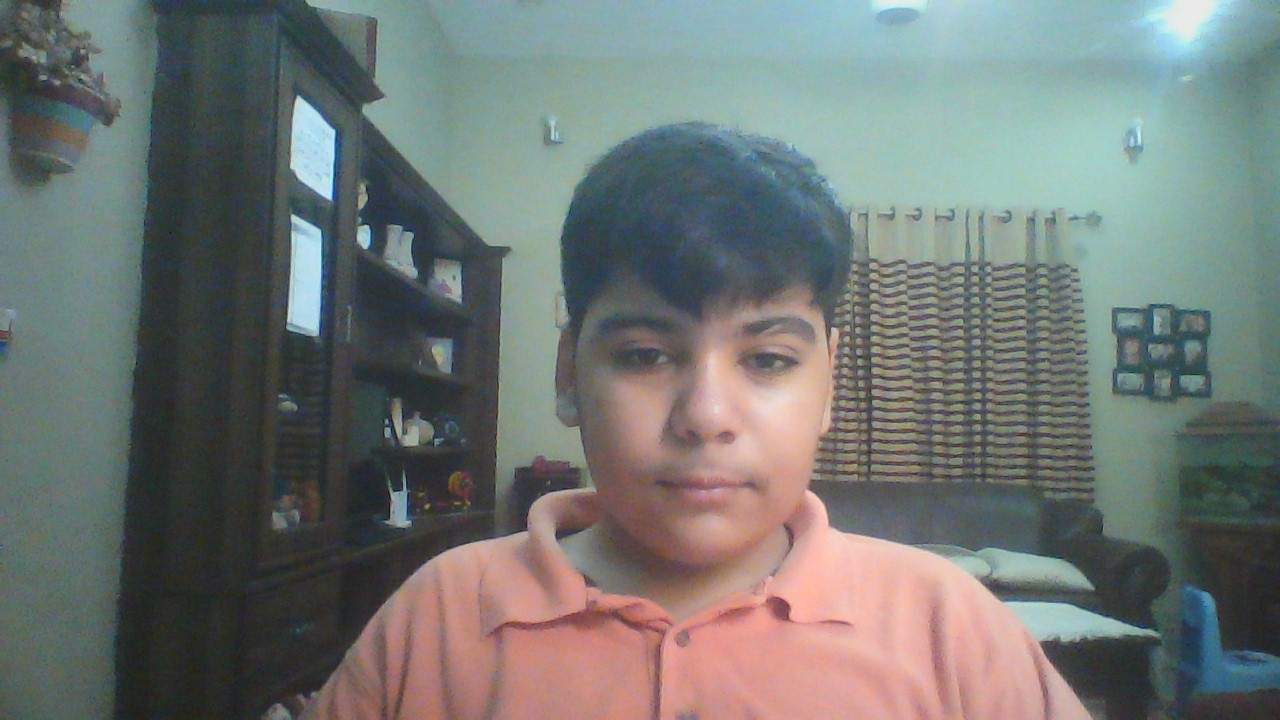
#> input picture Python-Face-Recognition/WIN_20200729_02_15_38_Pro.jpg, 1280 x 720 px
$ python main.py
#> lines starting #> are read from the running program, lines starting #| are printed output that depends on the picture
import cv2

# Loading The Cascade File
face_cascade = cv2.CascadeClassifier('haarcascade_frontalface_default.xml')

# Reading the Input Image
image = cv2.imread('WIN_20200729_02_15_38_Pro.jpg')
#> image is the input picture: shape (720, 1280, 3); mean B, G, R 115.9, 118.5, 113.5

# Resizing the Image
img = cv2.resize(image, None, fx=0.6, fy=0.6)

# Converting the image into grayscale image
imgGray = cv2.cvtColor(img, cv2.COLOR_BGR2GRAY)
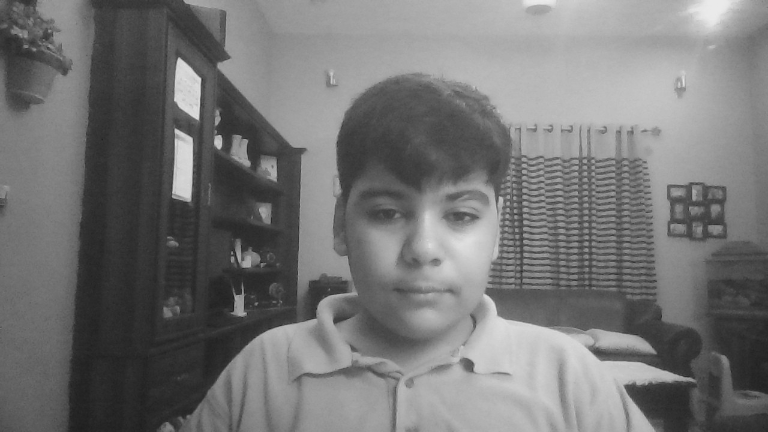
#> imgGray: shape (432, 768); min 24, max 235, mean 116.7

# Detecting The Faces
faces = face_cascade.detectMultiScale(imgGray, 1.2, 5)
#> faces = [[333, 145, 182, 182]]

# Pointing The Faces
for (x, y, w, h) in faces:
    cv2.rectangle(img, (x, y), (x+w, y+h), (255, 0, 0), 2)
#> this loop made 1 pass
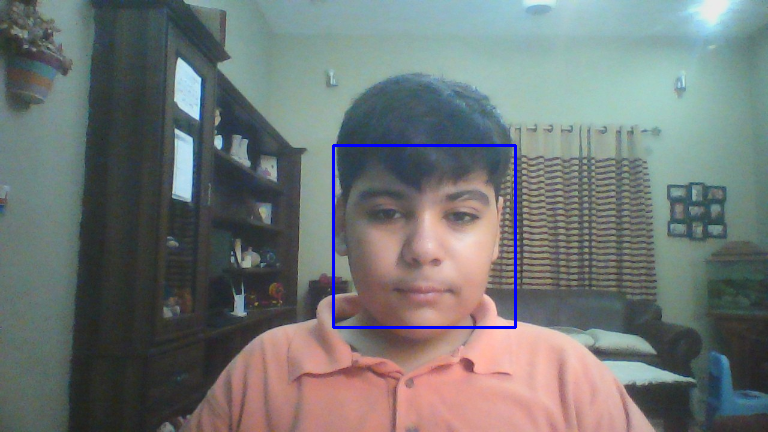
#> img: shape (432, 768, 3); mean B, G, R 116.8, 117.7, 112.6

# Displaying The Output Image
cv2.imshow('The Master Piese By Zeeshan', img)
cv2.waitKey()

$ run again, with Python-Face-Recognition/1.jpg copied over Python-Face-Recognition/WIN_20200729_02_15_38_Pro.jpg
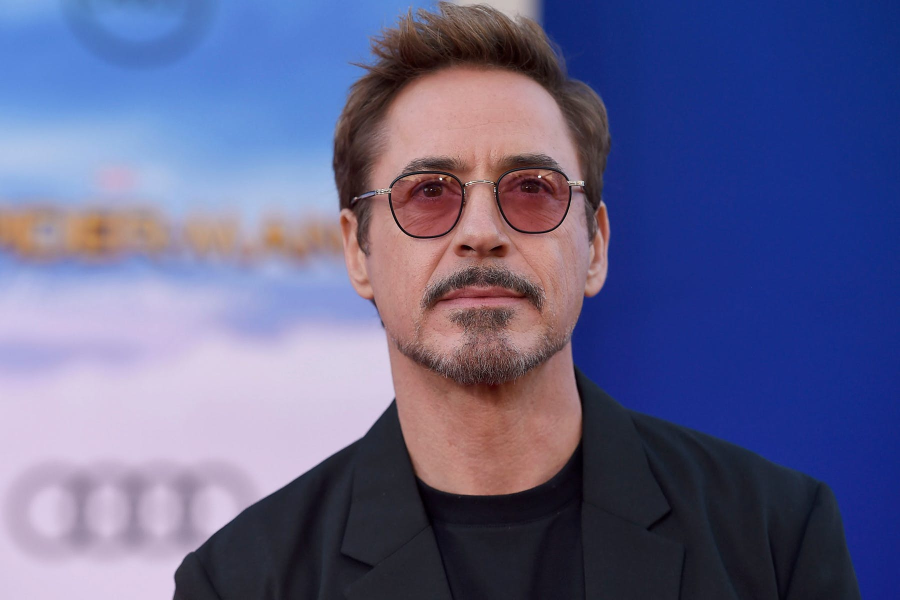
#> input picture Python-Face-Recognition/1.jpg, 1800 x 1200 px (shown at 1/2 size)
#> image is the input picture: shape (1200, 1800, 3); mean B, G, R 140.1, 99.5, 98.5
#> `imgGray = cv2.cvtColor(img, cv2.COLOR_BGR2GRAY)`:
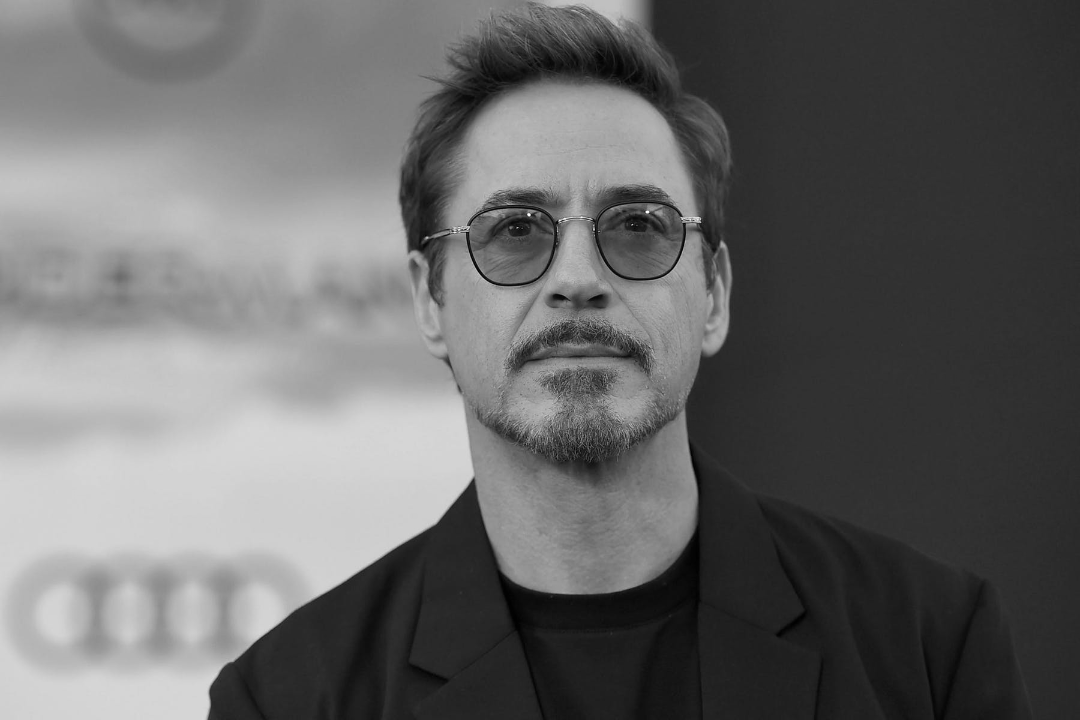
#> imgGray: shape (720, 1080); min 0, max 255, mean 103.8
#> faces = [[376, 79, 396, 396]]
#> the loop `for (x, y, w, h) in faces:` made 1 pass
#> after the loop `for (x, y, w, h) in faces:`:
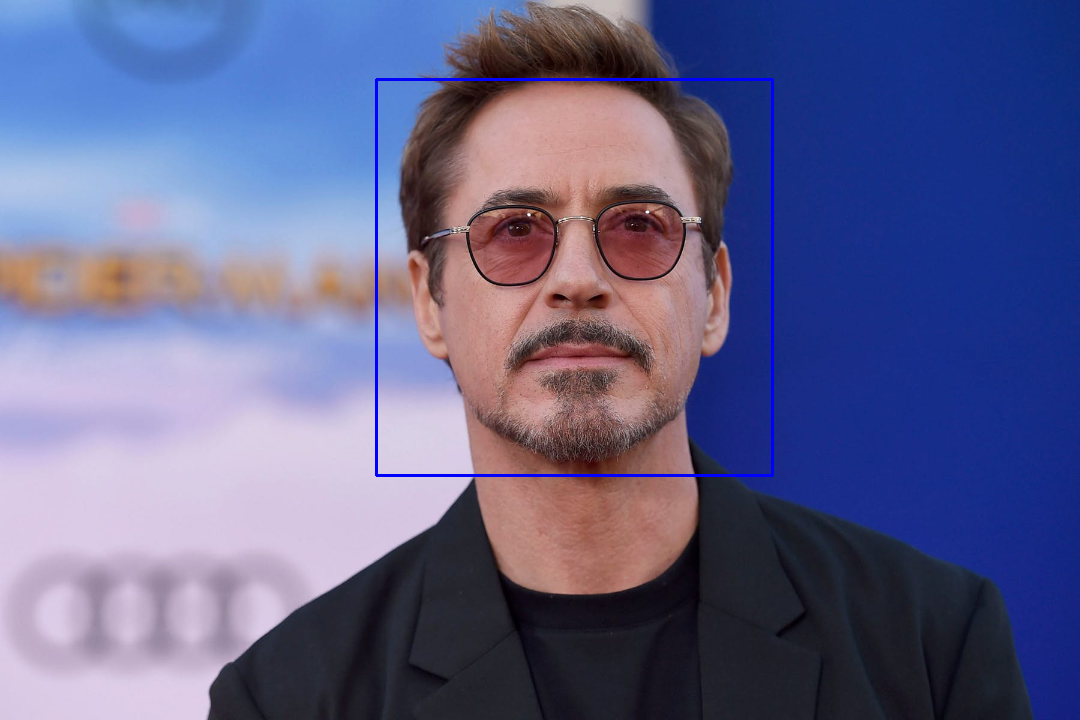
#> img: shape (720, 1080, 3); mean B, G, R 140.7, 98.9, 97.9
